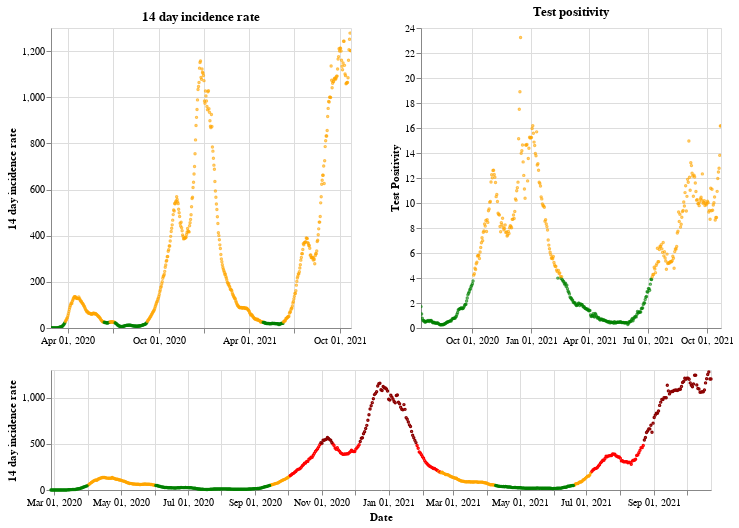

Notebook cell for this chart:
### Markdown cell above
## Wales

### Code cell
plot_traffic_light('Wales')

### Figure 1 — Vega-Lite specification as saved in the notebook (floating-point values rounded to 4 significant figures; data arrays with more than 128 entries replaced by an {"elided": "..."} marker saying what was removed)
{"config": {"view": {"continuousWidth": 400, "continuousHeight": 300}}, "vconcat": [{"hconcat": [{"mark": {"type": "point", "size": 2}, "encoding": {"color": {"condition": {"value": "green", "test": "(datum.twoWeeklyCasesRate <= 25)"}, "value": "orange"}, "tooltip": [{"type": "nominal", "field": "areaName"}, {"type": "temporal", "field": "date"}, {"type": "quantitative", "field": "twoWeeklyCasesRate"}, {"type": "quantitative", "field": "testPositivity"}], "x": {"type": "temporal", "axis": {"title": ""}, "field": "date", "scale": {"domain": {"selection": "DateBrush"}}, "timeUnit": "yearmonthdate"}, "y": {"type": "quantitative", "axis": {"title": "14 day incidence rate"}, "field": "twoWeeklyCasesRate"}}, "title": "14 day incidence rate", "width": 300}, {"mark": {"type": "point", "size": 2}, "encoding": {"color": {"condition": {"value": "green", "test": "(datum.testPositivity <= 4)"}, "value": "orange"}, "tooltip": [{"type": "nominal", "field": "areaName"}, {"type": "temporal", "field": "date"}, {"type": "quantitative", "field": "twoWeeklyCasesRate"}, {"type": "quantitative", "field": "testPositivity"}], "x": {"type": "temporal", "axis": {"title": ""}, "field": "date", "scale": {"domain": {"selection": "DateBrush"}}, "timeUnit": "yearmonthdate"}, "y": {"type": "quantitative", "axis": {"title": "Test Positivity"}, "field": "testPositivity"}}, "title": "Test positivity", "width": 300}]}, {"layer": [{"mark": {"type": "point", "size": 2}, "encoding": {"color": {"condition": {"value": "orange", "test": "(((datum.testPositivity < 4) && (datum.twoWeeklyCasesRate >= 50)) && (datum.twoWeeklyCasesRate < 200))"}, "value": "red"}, "opacity": {"condition": {"value": 1, "test": "((datum.twoWeeklyCasesRate >= 50) && (datum.twoWeeklyCasesRate < 500))"}, "value": 0}, "tooltip": [{"type": "nominal", "field": "areaName"}, {"type": "temporal", "field": "date"}, {"type": "quantitative", "field": "twoWeeklyCasesRate"}, {"type": "quantitative", "field": "testPositivity"}], "x": {"type": "temporal", "axis": {"title": "Date"}, "field": "date", "timeUnit": "yearmonthdate"}, "y": {"type": "quantitative", "axis": {"title": "14 day incidence rate"}, "field": "twoWeeklyCasesRate"}}, "selection": {"DateBrush": {"type": "interval", "encodings": ["x"], "fields": ["Time"]}}}, {"mark": {"type": "point", "size": 2}, "encoding": {"color": {"value": "darkred"}, "opacity": {"condition": {"value": 1, "test": "(datum.twoWeeklyCasesRate >= 500)"}, "value": 0}, "tooltip": [{"type": "nominal", "field": "areaName"}, {"type": "temporal", "field": "date"}, {"type": "quantitative", "field": "twoWeeklyCasesRate"}, {"type": "quantitative", "field": "testPositivity"}], "x": {"type": "temporal", "axis": {"title": "Date"}, "field": "date", "timeUnit": "yearmonthdate"}, "y": {"type": "quantitative", "axis": {"title": "14 day incidence rate"}, "field": "twoWeeklyCasesRate"}}}, {"mark": {"type": "point", "size": 2}, "encoding": {"color": {"condition": {"value": "green", "test": "((datum.testPositivity < 4) && (datum.twoWeeklyCasesRate < 50))"}, "value": "orange"}, "opacity": {"condition": {"value": 1, "test": "(datum.twoWeeklyCasesRate < 50)"}, "value": 0}, "tooltip": [{"type": "nominal", "field": "areaName"}, {"type": "temporal", "field": "date"}, {"type": "quantitative", "field": "twoWeeklyCasesRate"}, {"type": "quantitative", "field": "testPositivity"}], "x": {"type": "temporal", "axis": {"title": "Date"}, "field": "date", "timeUnit": "yearmonthdate"}, "y": {"type": "quantitative", "axis": {"title": "14 day incidence rate"}, "field": "twoWeeklyCasesRate"}}}], "height": 120, "width": 660}], "data": {"name": "data-7f3e328821017fb1bf408d263d7e921e"}, "$schema": "https://vega.github.io/schema/vega-lite/v4.8.1.json", "datasets": {"data-7f3e328821017fb1bf408d263d7e921e": {"elided": "605 records"}}}
